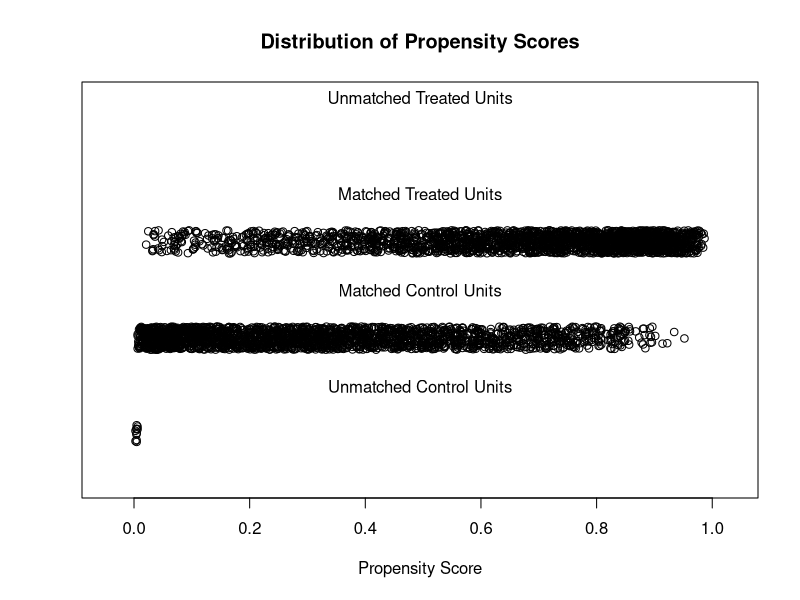
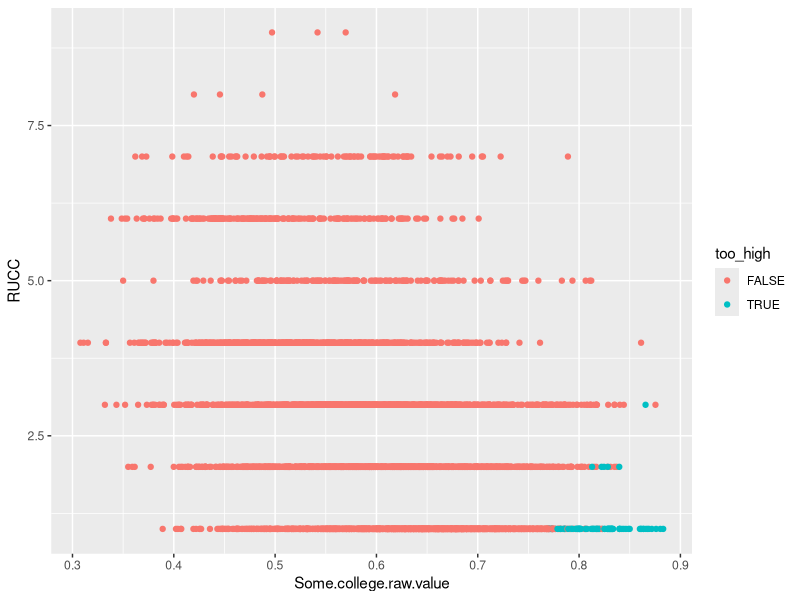
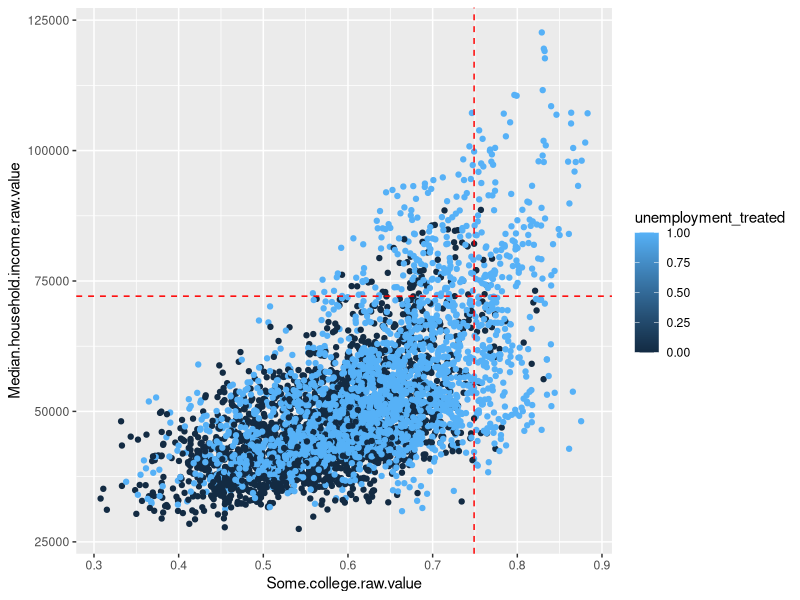
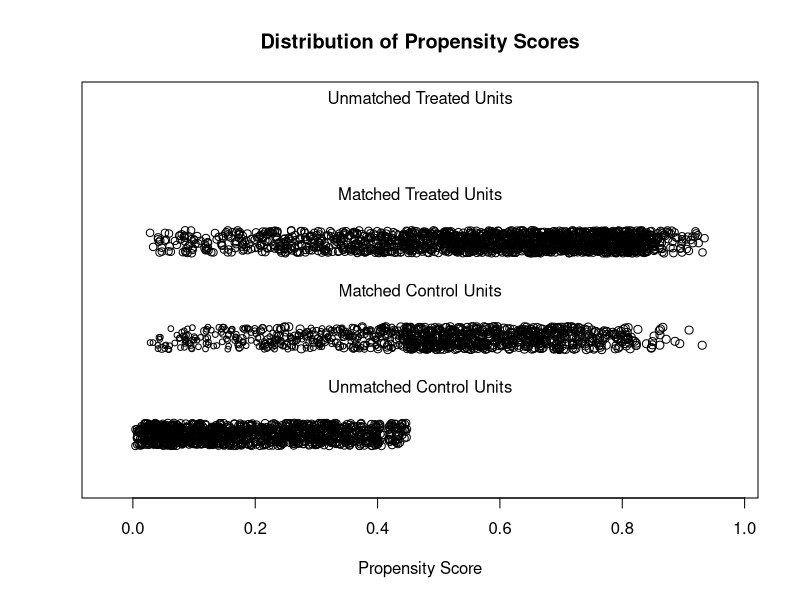
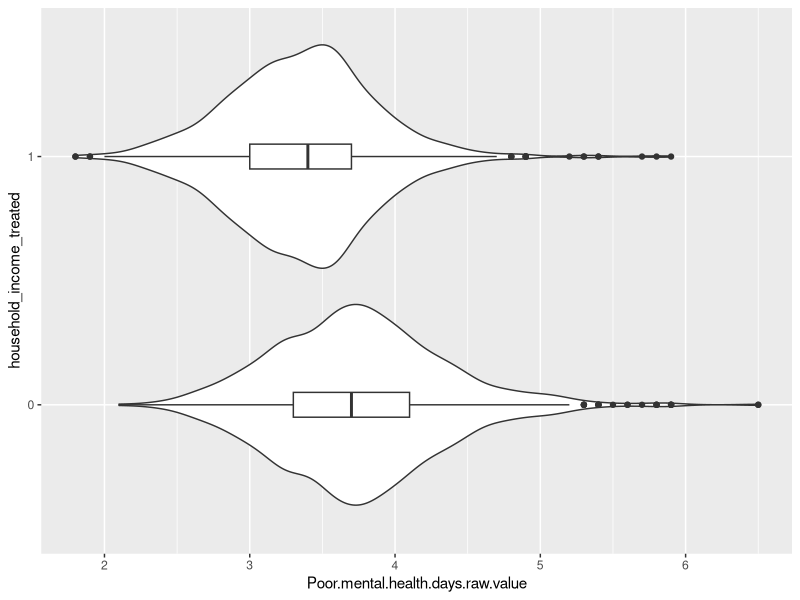

These figures' R source, in order: (Note: this script raises an error after producing the figures.)
library("MatchIt")

# for plotting
library("ggplot2")

# for analysis
library("lmtest")
library("sandwich")



# # 1:1 NN PS matching w/o replacement
matching <- read.csv(file = '../../../../data/processed_data/df_matching.csv')
# 
# # matching types
methods = c("nearest", "optimal", "full", "genetic")
distances = c("glm", "mahalanobis")

cor_matrix = cor(matching[complete.cases(matching[ , 12]),5:13])

# nearest neighbor
m.out <- matchit(matching$household_income_treated ~ Some.college.raw.value + Unemployment.raw.value + Ratio.of.population.to.mental.health.providers + 
                   RUCC,
                 data = matching, method = methods[1], distance = distances[1])
summary(m.out)
plot(m.out, type = "jitter", interactive = FALSE)

matching_sub = matching

# get rid of treated with propensity score greater than control
m.data1 <- match.data(m.out)
untreated <- (m.data1[["household_income_treated"]] == 0)
untreated.data <- m.data1[untreated,]
distance_greatest <- (untreated.data[["distance"]] == max(untreated.data[["distance"]]))
untreated_greatest_dist <- untreated.data[distance_greatest, "distance"]

# create a new column: assign "too high" if distance greater than untreated_greatest_dist, "normal"
m.data1$too_high <- (m.data1$distance >untreated_greatest_dist)

# plotting
ggplot(data = m.data1) + # Unemployment.raw.value
  geom_point(mapping = aes(x = Some.college.raw.value, y = RUCC, color = too_high))

ggplot(data = m.data1) +
  geom_point(mapping = aes(x = Some.college.raw.value, y = Median.household.income.raw.value, color = unemployment_treated)) +
  geom_hline(yintercept=72092.05, linetype="dashed", color = "red") +
  geom_vline(xintercept=0.7489542, linetype="dashed", color = "red")

# Use less than 90% of college (0.7547552) for now
# Cut off unemployment + low RUCC
college_values <- quantile(matching$Some.college.raw.value, c(.25, .50,  .85, .90, .95))
normal_college <- (matching$Some.college.raw.value <= college_values[4])
matching_sub = matching[normal_college, ]

# second iteration
unemployment_values <- quantile(m.data1$Unemployment.raw.value, c(.1, .50,  .75, .90, .95))
normal_unemployment <- (matching$Unemployment.raw.value > unemployment_values[1])
high_RUCC <- (matching$RUCC > 2)

# third iteration
Exclude_first_RUCC <- (matching$RUCC > 1)
normal_college <- (matching$Some.college.raw.value <= college_values[3])


matching_sub = matching[(normal_college | Exclude_first_RUCC)  & (normal_unemployment | high_RUCC), ]

# Do matching on unemployment again
m.out <- matchit(household_income_treated ~ Some.college.raw.value + Unemployment.raw.value + Ratio.of.population.to.mental.health.providers + 
                   RUCC,
                 data = matching_sub, method = methods[1], distance = distances[1], replace = TRUE, reuse.max = 2)
summary(m.out)
plot(m.out, type = "jitter", interactive = FALSE)

# Estimating effect
gm <- get_matches(m.out)
table(table(gm$id[gm$household_income_treated == 0]))
fitmd <- lm(Poor.mental.health.days.raw.value ~ household_income_treated + Some.college.raw.value + Unemployment.raw.value + Ratio.of.population.to.mental.health.providers + RUCC, data = gm, 
            weights = weights)

coeftest(fitmd, vcov. = vcovCL, cluster = ~subclass + id)["household_income_treated",,drop = FALSE]
gm$household_income_treated <- as.factor(gm$household_income_treated)
ggplot(data = gm, mapping = aes(y = household_income_treated, x = Poor.mental.health.days.raw.value)) +
  geom_violin() +
  geom_boxplot(width=0.1)

fitmd2 <- lm(Crude.Rate ~ household_income_treated + Some.college.raw.value + Unemployment.raw.value + Ratio.of.population.to.mental.health.providers + RUCC, data = gm, 
            weights = weights)
coeftest(fitmd2, vcov. = vcovCL, cluster = ~subclass + id)["household_income_treated",,drop = FALSE]
gm$household_income_treated <- as.factor(gm$household_income_treated)
ggplot(data = gm, mapping = aes(y = household_income_treated, x = Crude.Rate)) +
  geom_violin() +
  geom_boxplot(width=0.1)
